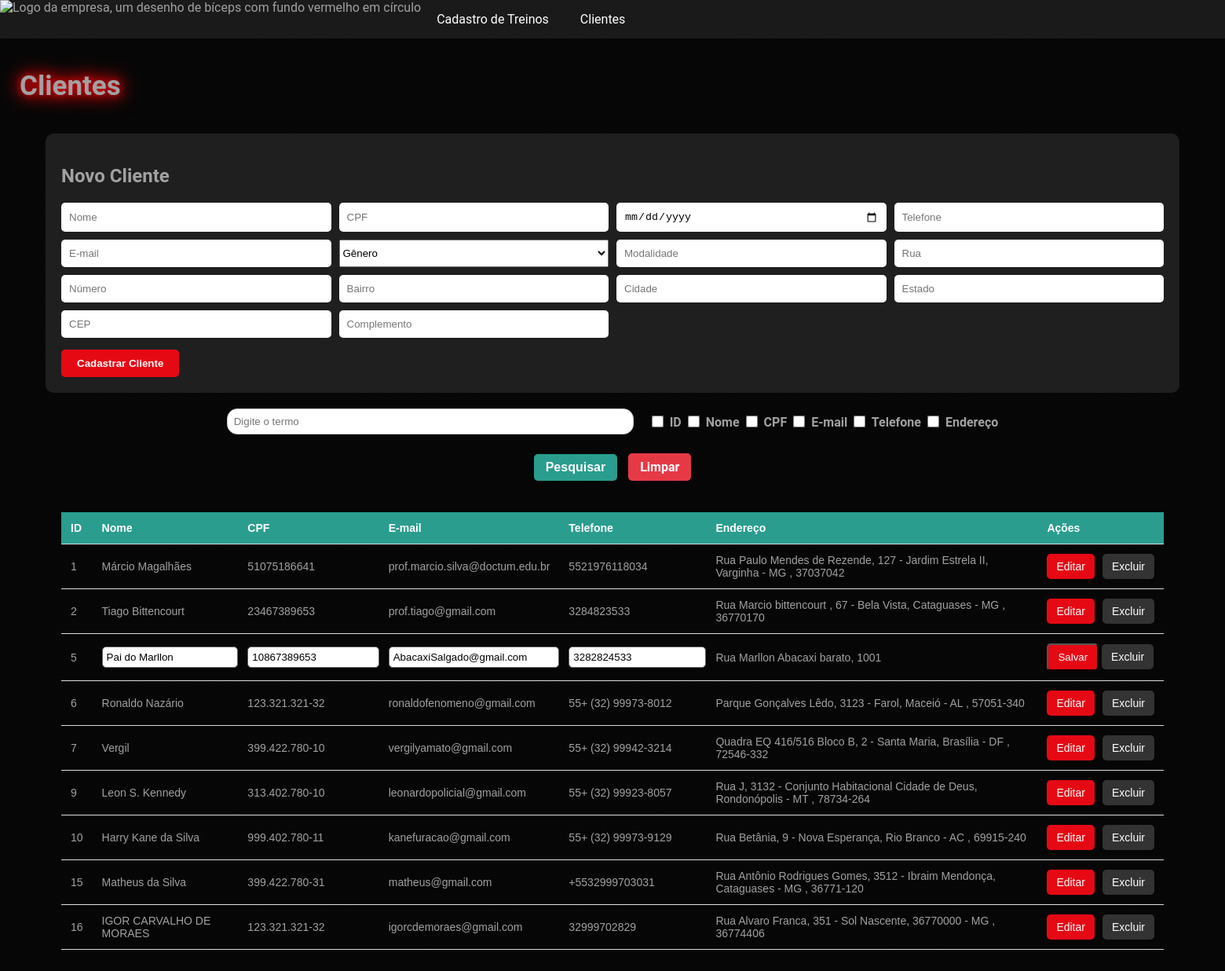
The app's page /php/clientes.php?editar=5 (signed in) with its own data.
### tables this page shows
CREATE TABLE `cliente` (
  `id_cliente` int NOT NULL,
  `nome` varchar(255) NOT NULL,
  `cpf` varchar(14) NOT NULL,
  `data_nascimento` date NOT NULL,
  `telefone` varchar(20) DEFAULT NULL,
  `email` varchar(255) NOT NULL,
  `genero` varchar(20) NOT NULL,
  `modalidade` varchar(100) DEFAULT NULL,
  `id_endereco` int NOT NULL,
  `foto` mediumblob
);

CREATE TABLE `endereco` (
  `id_endereco` int NOT NULL,
  `rua` varchar(255) NOT NULL,
  `bairro` varchar(60) NOT NULL,
  `cep` varchar(9) NOT NULL,
  `cidade` varchar(60) NOT NULL,
  `estado` varchar(50) NOT NULL,
  `numero_casa` int NOT NULL,
  `complemento` varchar(50) DEFAULT NULL
);

### php/clientes.php (the view, shortened to what this page needs)
<?php
require 'conecta.php';
?>
<!doctype html>
<html>
<head>
    <link href="../mobile.css" rel="stylesheet">
    <link rel="stylesheet" href="css/login.css">
</head>
<body style="color: #a1a1a1;">
    <nav class="menu-desktop">
        <ul>
            <li><img src="images/logo.png" alt="Logo da empresa, um desenho de bíceps com fundo vermelho em círculo">
            </li>
            <li> <a href="funcionario.php"> Cadastro de Treinos
                </a> </li>
            <li>
                <a href="clientes.php">Clientes</a>
            </li>
        </ul>
    </nav>
    <link rel="stylesheet" href="css/login.css">
    </head>
    <body style="color: #f9f9f9;">
        <h1
            style="font-size: 35px; font-weight: bold; margin: 40px 25px; text-shadow: #E50914 0px 0px 10px, #E50914 0px 0px 20px, #E50914 0px 0px 30px;">
            Clientes</h1>
        <div class="cadastro-box">
            <h2>Novo Cliente</h2>
            <form method="POST">
                <div class="cadastro-grid">
                    <input type="text" name="nome" placeholder="Nome" required>
                    <input type="text" name="cpf" placeholder="CPF" required>
                    <input type="date" name="data_nascimento" required>
                    <input type="text" name="telefone" placeholder="Telefone">
                    <input type="email" name="email" placeholder="E-mail" required>
                    <select name="genero">
                        <option value="">Gênero</option>
                    </select>
                    <input type="text" name="modalidade" placeholder="Modalidade">
                    <input type="text" name="rua" placeholder="Rua" required>
                    <input type="number" name="numero_casa" placeholder="Número" required>
                    <input type="text" name="bairro" placeholder="Bairro" required>
                    <input type="text" name="cidade" placeholder="Cidade" required>
                    <input type="text" name="estado" placeholder="Estado" required>
                    <input type="text" name="cep" placeholder="CEP" required>
                    <input type="text" name="complemento" placeholder="Complemento">
                </div>
                <button type="submit" name="cadastrar" class="btn-cadastrar">
                    Cadastrar Cliente
                </button>
            </form>
        </div>
        <form method="GET" action="" class="search-container">
            <div class="search-row">
                <input type="text" name="busca" placeholder="Digite o termo">
                <div class="checkbox-group">
                    <label><input type="checkbox" name="campos[]" value="id_cliente"> ID</label>
                    <label><input type="checkbox" name="campos[]" value="nome"> Nome</label>
                    <label><input type="checkbox" name="campos[]" value="cpf"> CPF</label>
                    <label><input type="checkbox" name="campos[]" value="email"> E-mail</label>
                    <label><input type="checkbox" name="campos[]" value="telefone"> Telefone</label>
                    <label><input type="checkbox" name="campos[]" value="endereco"> Endereço</label>
                </div>
            </div>
            <div class="search-buttons">
                <button type="submit" class="btn-pesquisar">Pesquisar</button>
                <a href="clientes.php" class="btn-limpar">Limpar</a>
            </div>
        </form>
        <table>
            <thead>
                <tr>
                    <th>ID</th>
                    <th>Nome</th>
                    <th>CPF</th>
                    <th>E-mail</th>
                    <th>Telefone</th>
                    <th>Endereço</th>
                    <th>Ações</th>
                </tr>
            </thead>
            <tbody>
                <?php
                $busca = isset($_GET['busca']) ? $_GET['busca'] : '';
                $campos = isset($_GET['campos']) ? $_GET['campos'] : [];
                $sql = "SELECT cliente.*, endereco.*
                FROM cliente
                JOIN endereco ON cliente.id_endereco = endereco.id_endereco";
                $stmt = $pdo->prepare($sql);
                if (!empty($busca) && !empty($campos)) {
                    $stmt->execute(['busca' => "%$busca%"]);
                } else {
                    $stmt->execute();
                }
                while ($row = $stmt->fetch()) {
                    if (isset($_GET['editar']) && $_GET['editar'] == $row['id_cliente']) {
                        echo "<form method='POST'>";
                        echo "<tr>";
                        echo "<td>" . $row['id_cliente'] . "
          <input type='hidden'
          name='id_cliente'
          value='" . $row['id_cliente'] . "'>
          </td>";
                        echo "<td>
            <input class='input-editar'
            type='text'
            name='nome'
            value='" . $row['nome'] . "'>
          </td>";
                        echo "<td>
            <input class='input-editar'
            type='text'
            name='cpf'
            value='" . $row['cpf'] . "'>
          </td>";
                        echo "<td>
            <input class='input-editar'
            type='email'
            name='email'
            value='" . $row['email'] . "'>
          </td>";
                        echo "<td>
            <input class='input-editar'
            type='text'
            name='telefone'
            value='" . $row['telefone'] . "'>
          </td>";
                        echo "<td>" . $row['rua'] . ", " . $row['numero_casa'] . "</td>";
                        echo "<td>
            <button
            type='submit'
            name='salvar'
            class='btn-editar'>
            Salvar
            </button>
            <a
            class='btn-excluir'
            href='clientes.php'>
            Excluir
            </a>
          </td>";
                        echo "</tr>";
                        echo "</form>";
                    } else {
                        echo "<tr>";
                        echo "<td>" . $row['id_cliente'] . "</td>";
                        echo "<td>" . $row['nome'] . "</td>";
                        echo "<td>" . $row['cpf'] . "</td>";
                        echo "<td>" . $row['email'] . "</td>";
                        echo "<td>" . $row['telefone'] . "</td>";
                        echo "<td>" . $row['rua'] . ", " . $row['numero_casa'] . " - " . $row['bairro'] . ", " . $row['cidade'] . " - " . $row['estado'] . " , " . $row['cep'] . "</td>";
                        echo "<td>
<div class='acoes'>
<a class='btn-editar'
href='clientes.php?editar=" . $row['id_cliente'] . "'>
Editar
</a>
<a class='btn-excluir'
href='clientes.php?excluir=" . $row['id_cliente'] . "'
onclick=\"return confirm('Deseja excluir este cliente?')\">
Excluir
</a>
</div>
</td>";
                        echo "</tr>";
                    }
                }
                ?>
            </tbody>
        </table>
    </body>
</html>

### mobile.css (style rules this page uses)
nav ul { background-color: #1a1a1a; text-decoration: none; list-style: none; margin: 0; padding: 0; display: flex; align-items: flex-start; position: relative; }
nav li { position: relative; }
nav>ul>li { margin: 0; }
nav a { display: block; padding: 15px 20px; text-decoration: none; color: #FFFFFF; transition: 0.3s; border-radius: 20px; cursor: pointer; }
nav img { width: 50px; height: auto; }

### php/css/login.css (style rules this page uses)
body { margin: 0; background-color: #121212; font-family: 'Roboto', sans-serif; background-image: linear-gradient(rgba(0, 0, 0, 0.65), rgba(0, 0, 0, 0.65)), url('../images/fundo.png'); background-size: cover; background-position: center; background-repeat: no-repeat; background-attachment: fixed; padding: 0; }

### php/clientes.php (style rules this page uses)
.acoes { display: flex; gap: 10px; flex-wrap: nowrap; }
.btn-editar, .btn-excluir { display: inline-block; padding: 8px 12px; border-radius: 5px; text-decoration: none; color: white; white-space: nowrap; }
.btn-editar { background: #E50914; }
.btn-excluir { background: #333; }
.input-editar { width: 100%; padding: 5px; border-radius: 5px; border: 1px solid #666; }
.cadastro-box { width: 90%; margin: 20px auto; background: #1f1f1f; padding: 20px; border-radius: 10px; }
.cadastro-grid { display: grid; grid-template-columns: repeat(4, 1fr); gap: 10px; }
.cadastro-grid input { padding: 10px; border-radius: 5px; border: none; }
.btn-cadastrar { margin-top: 15px; background: #E50914; color: white; border: none; padding: 10px 20px; border-radius: 5px; cursor: pointer; font-weight: bold; }
.search-container { display: flex; flex-direction: column; align-items: center; margin: 20px auto; gap: 15px; }
.search-row { display: flex; align-items: center; gap: 20px; flex-wrap: wrap; justify-content: center; }
.search-row input[type="text"] { width: 500px; padding: 8px; border: 1px solid #ccc; border-radius: 13px; }
.checkbox-group { display: flex; flex-wrap: wrap; gap: 5px; }
.checkbox-group label { font-weight: bold; cursor: pointer; }
.checkbox-group input[type="checkbox"] { accent-color: #e63946; transform: scale(1.2); margin-right: 5px; }
.search-buttons { margin-top: 10px; }
.btn-pesquisar { background-color: #2a9d8f; color: #fff; border: none; padding: 8px 15px; cursor: pointer; font-size: 16px; border-radius: 5px; font-weight: bold; margin-right: 10px; }
.btn-limpar { background-color: #e63946; color: #fff; border: none; padding: 8px 15px; cursor: pointer; border-radius: 5px; font-weight: bold; text-decoration: none; }
table { width: 90%; margin: 40px auto; border-collapse: collapse; font-family: Arial, sans-serif; font-size: 14px; }
thead { background-color: #2a9d8f; color: #fff; }
th, td { padding: 12px; text-align: left; border-bottom: 1px solid #ddd; }

### records on screen
cliente: id_cliente "1", nome "Márcio Magalhães", cpf "51075186641", email "prof.marcio.silva@doctum.edu.br", telefone "5521976118034", id_endereco.rua "Rua Paulo Mendes de Rezende", id_endereco.numero_casa "127", id_endereco.bairro "Jardim Estrela II", id_endereco.cidade "Varginha", id_endereco.estado "MG", id_endereco.cep "37037042"
cliente: id_cliente "2", nome "Tiago Bittencourt", cpf "23467389653", email "prof.tiago@gmail.com", telefone "3284823533", id_endereco.rua "Rua Marcio bittencourt", id_endereco.numero_casa "67", id_endereco.bairro "Bela Vista", id_endereco.cidade "Cataguases", id_endereco.estado "MG", id_endereco.cep "36770170"
cliente: id_cliente "5", nome "Pai do Marllon", cpf "10867389653", email "AbacaxiSalgado@gmail.com", telefone "3282824533", id_endereco.rua "Rua Marllon Abacaxi barato", id_endereco.numero_casa "1001"
cliente: id_cliente "6", nome "Ronaldo Nazário", cpf "123.321.321-32", email "ronaldofenomeno@gmail.com", telefone "55+ (32) 99973-8012", id_endereco.rua "Parque Gonçalves Lêdo", id_endereco.numero_casa "3123", id_endereco.bairro "Farol", id_endereco.cidade "Maceió", id_endereco.estado "AL", id_endereco.cep "57051-340"
cliente: id_cliente "7", nome "Vergil", cpf "399.422.780-10", email "vergilyamato@gmail.com", telefone "55+ (32) 99942-3214", id_endereco.rua "Quadra EQ 416/516 Bloco B", id_endereco.numero_casa "2", id_endereco.bairro "Santa Maria", id_endereco.cidade "Brasília", id_endereco.estado "DF", id_endereco.cep "72546-332"
cliente: id_cliente "9", nome "Leon S. Kennedy", cpf "313.402.780-10", email "leonardopolicial@gmail.com", telefone "55+ (32) 99923-8057", id_endereco.rua "Rua J", id_endereco.numero_casa "3132", id_endereco.bairro "Conjunto Habitacional Cidade de Deus", id_endereco.cidade "Rondonópolis", id_endereco.estado "MT", id_endereco.cep "78734-264"
cliente: id_cliente "10", nome "Harry Kane da Silva", cpf "999.402.780-11", email "kanefuracao@gmail.com", telefone "55+ (32) 99973-9129", id_endereco.rua "Rua Betânia", id_endereco.numero_casa "9", id_endereco.bairro "Nova Esperança", id_endereco.cidade "Rio Branco", id_endereco.estado "AC", id_endereco.cep "69915-240"
cliente: id_cliente "15", nome "Matheus da Silva", cpf "399.422.780-31", email "matheus@gmail.com", telefone "+5532999703031", id_endereco.rua "Rua Antônio Rodrigues Gomes", id_endereco.numero_casa "3512", id_endereco.bairro "Ibraim Mendonça", id_endereco.cidade "Cataguases", id_endereco.estado "MG", id_endereco.cep "36771-120"
cliente: id_cliente "16", nome "IGOR CARVALHO DE MORAES", cpf "123.321.321-32", email "igorcdemoraes@gmail.com", telefone "32999702829", id_endereco.rua "Rua Alvaro Franca", id_endereco.numero_casa "351", id_endereco.bairro "Sol Nascente", id_endereco.cidade "36770000", id_endereco.estado "MG", id_endereco.cep "36774406"
